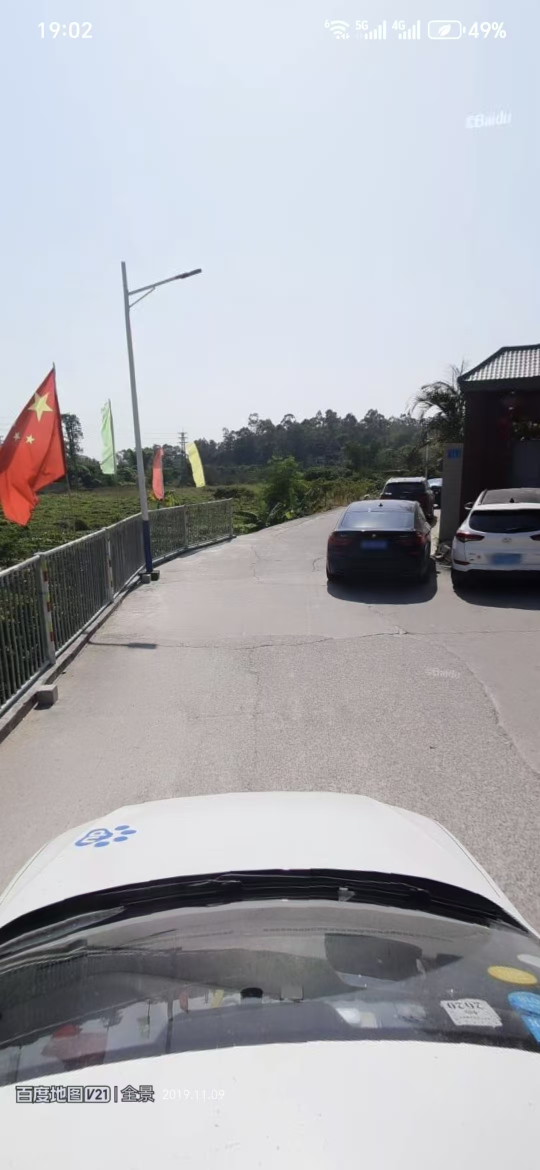
#> input picture data/images/2dde3a1ca80a9e1b9a3e7a38b212123f.jpg, 1080 x 2340 px (shown at 1/2 size)
$ python -i multi_camera_handler.py   (imports and definitions only)   (older library calls are emulated)
#> lines starting #> are read from the running program, lines starting #| are printed output that depends on the picture
### src/input/input_handler.py
import os
import glob
import re
import cv2
import numpy as np
import json
from typing import List, Tuple, Optional

class InputHandler:
    """输入处理模块，负责处理摄像头图片文件夹"""

    def __init__(self):
        """初始化输入处理器"""
        # 支持的图片格式
        self.supported_formats = ['.jpg', '.jpeg', '.png', '.bmp']
        # 支持的视频格式
        self.supported_video_formats = ['.mp4', '.avi', '.mov', '.mkv']
        # 视频帧提取参数
        self.frame_interval = 5
        # 场景变化阈值
        self.scene_change_threshold = 0.3
        # 图像质量阈值
        self.quality_threshold = 0.5

    # [366 lines left out: functions scan_directory, filter_images, sort_images, batch_images, _evaluate_image_quality, _detect_scene_change and 5 more, not called in this run]

# 单元测试
# [60 lines that do not run on import are left out]

### src/input/multi_camera_handler.py
import os
import cv2
import numpy as np
from typing import List, Dict, Tuple, Optional
from input.input_handler import InputHandler

class MultiCameraHandler:
    """
    多摄像头输入处理器
    """

    def __init__(self):
        """
        初始化多摄像头处理器
        """
        self.input_handler = InputHandler()
        self.camera_configs = {
            'front': {'name': '前视摄像头', 'position': 'front', 'fov': 90},
            'rear': {'name': '后视摄像头', 'position': 'rear', 'fov': 120},
            'left': {'name': '左视摄像头', 'position': 'left', 'fov': 120},
            'right': {'name': '右视摄像头', 'position': 'right', 'fov': 120}
        }

    # [74 lines left out: functions process_multi_camera_input, synchronize_frames, load_frame_images, not called in this run]

    def fuse_images(self, frame_images: Dict[str, np.ndarray], layout: str = 'grid') -> np.ndarray:
        """
        融合多个摄像头的图像

        Args:
            frame_images: 摄像头名称到图像的映射
            layout: 布局方式，支持 'grid'（网格）、'panorama'（全景）

        Returns:
            融合后的图像
        """
        if not frame_images:
            return np.zeros((480, 640, 3), dtype=np.uint8)

        if layout == 'grid':
            return self._create_grid_layout(frame_images)
        elif layout == 'panorama':
            return self._create_panorama(frame_images)
        else:
            return self._create_grid_layout(frame_images)

    # [166 lines left out: functions _create_grid_layout, _create_panorama, get_camera_intrinsics, get_camera_extrinsics, undistort_image, not called in this run]

# [30 lines not run here, left out]

>>> import cv2
>>> picture = cv2.imread('../../data/images/2dde3a1ca80a9e1b9a3e7a38b212123f.jpg', cv2.IMREAD_GRAYSCALE)
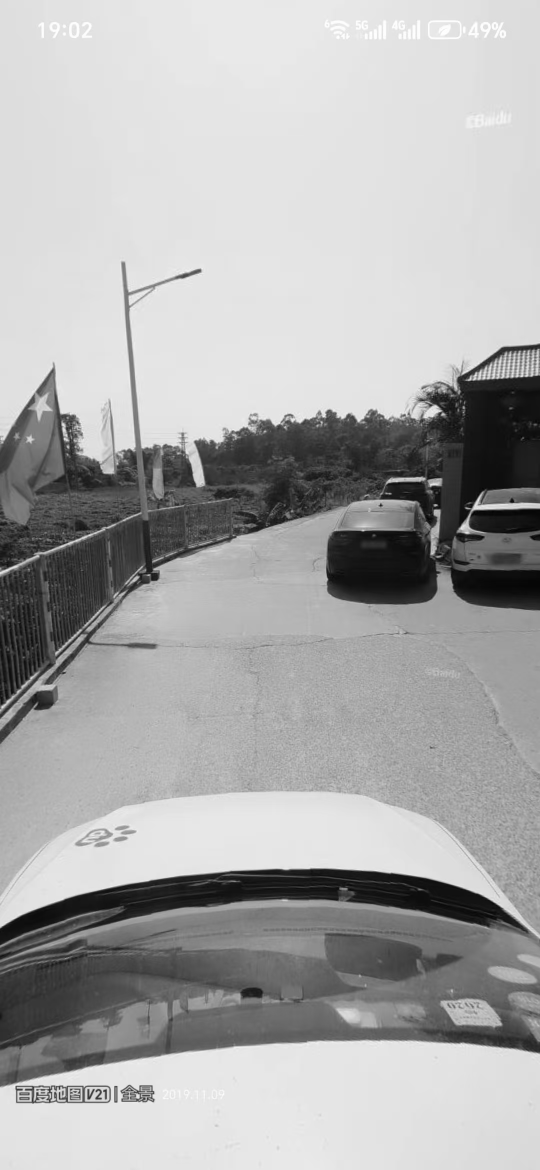
#> picture: shape (2340, 1080) (shown at 1/2 size); min 1, max 255, mean 171.1
>>> result = MultiCameraHandler().fuse_images(picture)
#> (the run stopped early here; a loop or call above may not have finished)

$ run again, on data/images/43db067e735c266c970f8fe26f904025.jpg
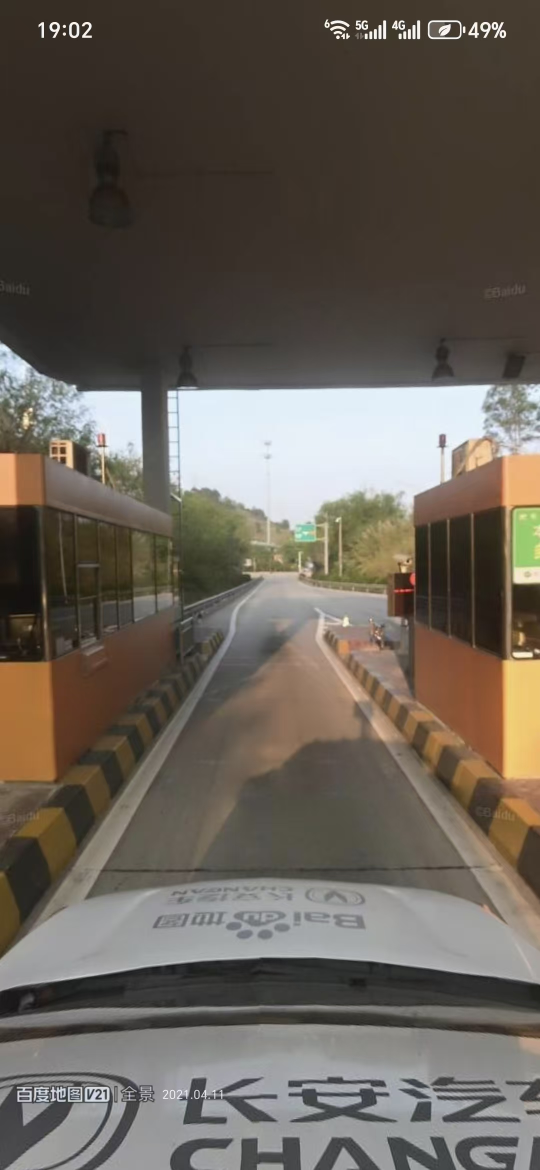
#> input picture data/images/43db067e735c266c970f8fe26f904025.jpg, 1080 x 2340 px (shown at 1/2 size)
#> `picture = cv2.imread('../../data/images/2dde3a1ca80a9e1b9a3e7a38b21212..`:
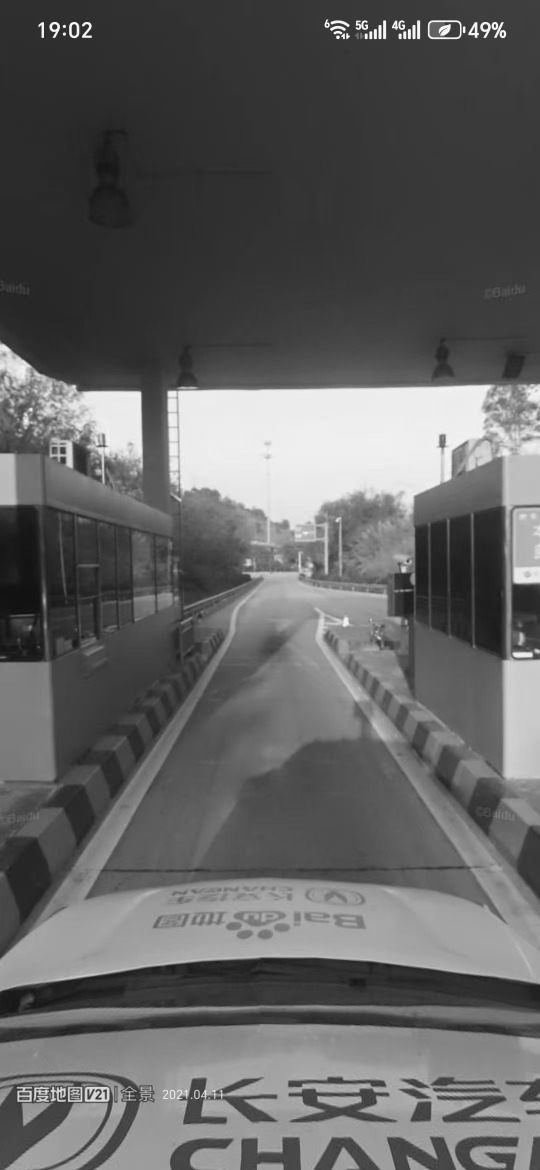
#> picture: shape (2340, 1080) (shown at 1/2 size); min 13, max 255, mean 97.8

$ run again, on data/images/b99be7133b9a889663884a4b6c127674.jpg
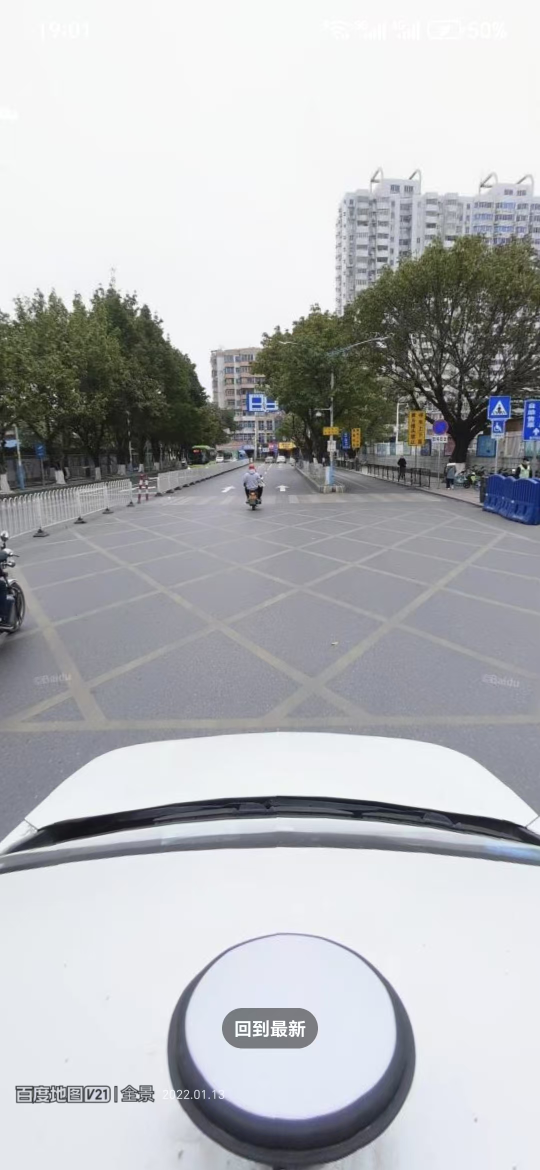
#> input picture data/images/b99be7133b9a889663884a4b6c127674.jpg, 1080 x 2340 px (shown at 1/2 size)
#> `picture = cv2.imread('../../data/images/2dde3a1ca80a9e1b9a3e7a38b21212..`:
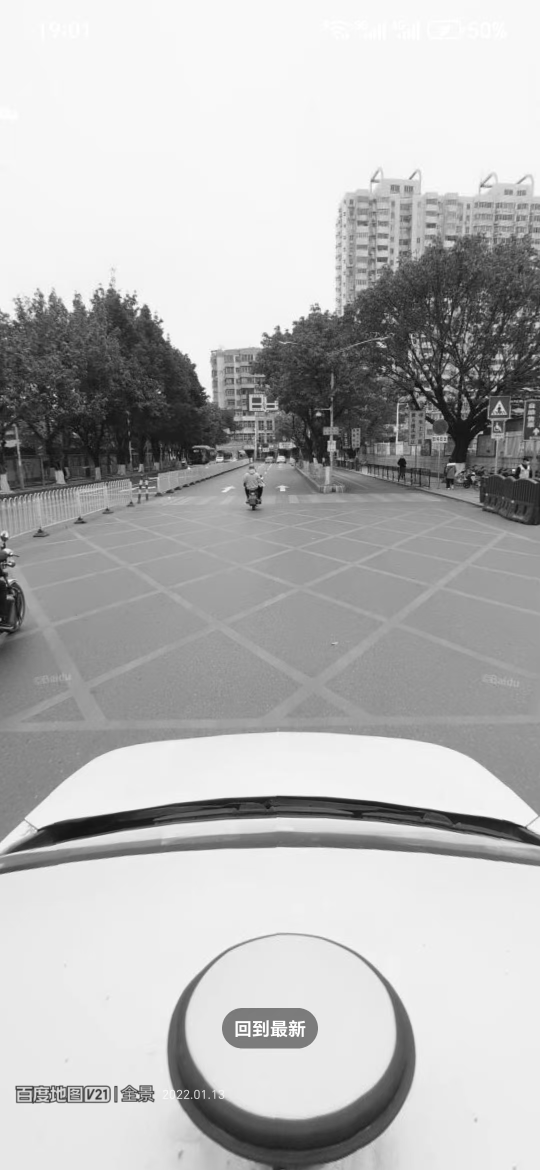
#> picture: shape (2340, 1080) (shown at 1/2 size); min 1, max 255, mean 182.6
